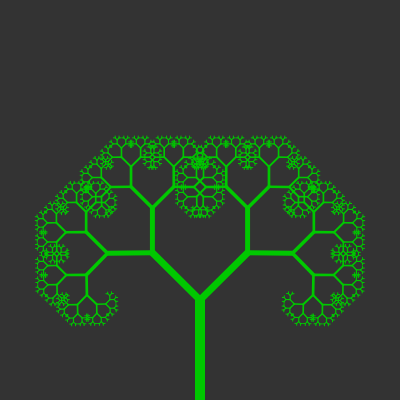
Frame 1 (no input)
Frame 60 (no input): identical to frame 1, image omitted
Frame 120 (the mouse pressed at the canvas centre since frame 60): identical to frame 1, image omitted

The p5.js sketch that drew this single still picture (run headless with seeded random() and noise() and a simulated clock; from frame 60 on, the mouse is pressed at the canvas centre):

// p5.js sketch
// ── sketch.js
// Ana Luiza Seabra, Ana Beatriz Bento e Vinicius Pessanha Drumond
var angle = 0;
var slider;

function setup(){
  createCanvas(400, 400);
  slider = createSlider(0, TWO_PI, PI/4, 0.01);
}

function draw(){
  background(51);

  angle = slider.value()

  stroke('rgb(0,200,0)');
  translate(200,height);
  branch(100)
}

function branch(len){
  stroke_weight = map(len, 2, 100, 1, 10);
  strokeWeight(stroke_weight);
  
  line(0, 0, 0, -len);
  translate(0, -len);
  
  if(len>2){ 
    push();
    rotate(angle);
    branch(len*0.67);
    pop();
    push();
    rotate(-angle);
    branch(len*0.67)
    pop();
  }
}
